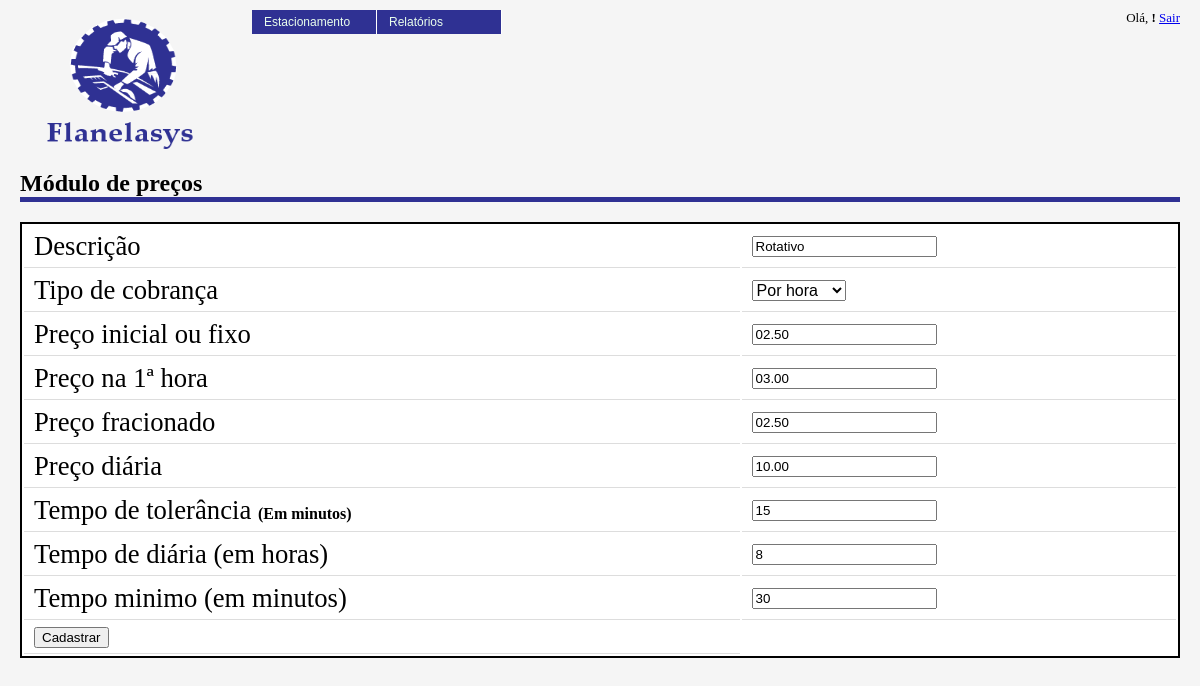
Page /admin/precos/editar_preco.php?cod_preco=1 on the earlier database version.
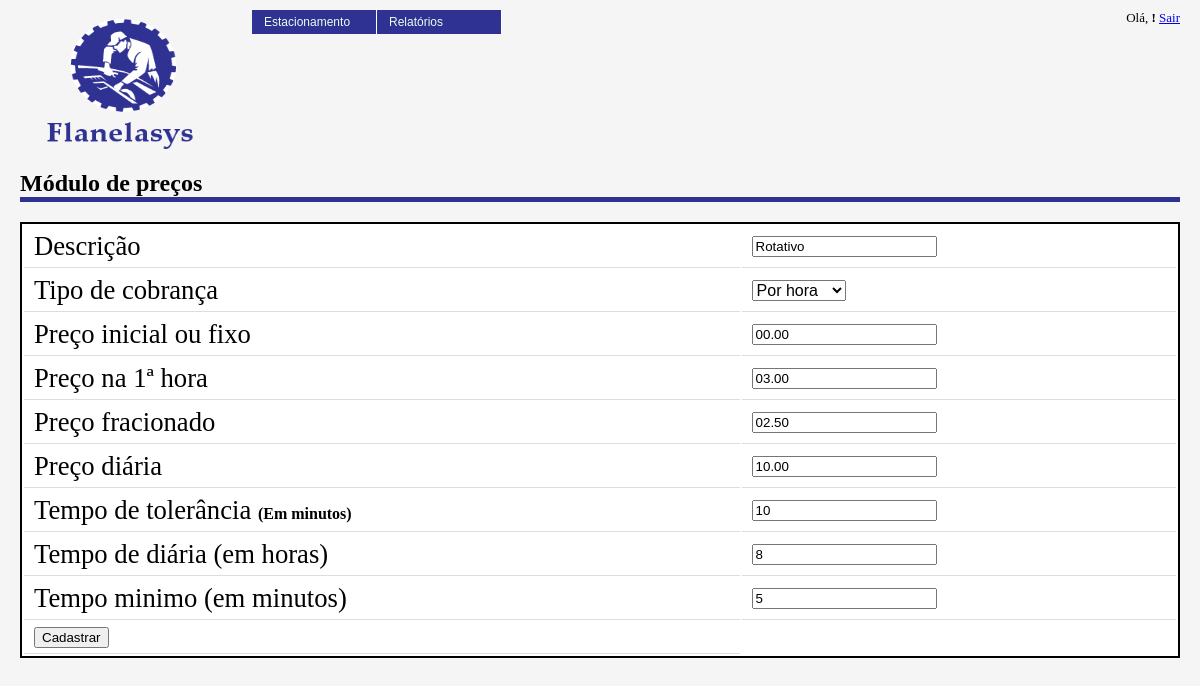
Same page on the later database version.
### tables this page shows
CREATE TABLE `fla_precos` (
  `cod_preco` int(10) unsigned NOT NULL AUTO_INCREMENT,
  `des_preco` varchar(50) NOT NULL,
  `val_minimo` decimal(5,2) NOT NULL,
  `tip_cobranca` char(1) NOT NULL,
  `val_hora` decimal(5,2) DEFAULT NULL,
  `val_fracao` decimal(5,2) DEFAULT NULL,
  `tem_tolerancia` int(2) NOT NULL DEFAULT '10',
  `val_diaria` decimal(5,2) DEFAULT NULL,
  `tem_diaria` int(2) DEFAULT '8',
  `tem_minimo` int(2) DEFAULT '30',
  PRIMARY KEY (`cod_preco`)
);

### classes/fla_precos.class.php (called while the page is built, shortened)
<?php
class fla_precos {
    private $cod_preco;
    public function get_cod_preco() {
        return $this->cod_preco;
    }
    public function set_cod_preco($cod_preco) {
        $this->cod_preco = $cod_preco;
    }
    function buscaPrecos($objPreco) {
        $objConexao = new fla_conexao();
        $where = "";
        if ($objPreco->get_cod_preco() != "") {
            $where = " WHERE cod_preco = " . $objPreco->get_cod_preco();
        }
        $SQL = "SELECT
                    cod_preco,
                    des_preco,
                    val_minimo,
					val_hora,
					val_fracao,
					val_diaria,
                    tip_cobranca,
					tem_tolerancia,
					tem_diaria,
					tem_minimo
                FROM
                    fla_precos "
                . $where . "
                ORDER BY
                    cod_preco";
        $rsPreco = $objConexao->query($SQL);
        $arrPrecos = array();
        $aux = 0;
        while ($preco = $rsPreco->fetch(PDO::FETCH_ASSOC)) {
            $arrPrecos[$aux]['cod_preco'] = $preco['cod_preco'];
            $arrPrecos[$aux]['des_preco'] = $preco['des_preco'];
            $arrPrecos[$aux]['val_minimo'] = $preco['val_minimo'];
            $arrPrecos[$aux]['val_hora'] = $preco['val_hora'];
            $arrPrecos[$aux]['val_fracao'] = $preco['val_fracao'];
            $arrPrecos[$aux]['val_diaria'] = $preco['val_diaria'];
            $arrPrecos[$aux]['tip_cobranca'] = $preco['tip_cobranca'];
            $arrPrecos[$aux]['tem_tolerancia'] = $preco['tem_tolerancia'];
            $arrPrecos[$aux]['tem_diaria'] = $preco['tem_diaria'];
            $arrPrecos[$aux]['tem_minimo'] = $preco['tem_minimo'];
            $aux++;
        }
        return $arrPrecos;
    }
}
?>

### admin/precos/editar_preco.php (the view, shortened to what the changed rows need)
<?php
include_once('../../includes/config.php');
include_once($path_classes . 'fla_precos.class.php');
$objPreco = new fla_precos();
if (!empty($_GET['cod_preco'])) {
    $cod_preco = $_GET['cod_preco'];
    $objPreco->set_cod_preco($cod_preco);
    $arrPrecos = $objPreco->buscaPrecos($objPreco);
}
?>
<html>
    <head>
		<link href="../../images/style.css" rel="stylesheet" type="text/css" />
    </head>
    <body>
        <div class="content">
            <div class="data">
                <h1> Módulo de preços </h1>
                <form method="POST" action="editar_preco.php">
                    <table>
                        <tr>
                            <td> <input type="text" name="des_preco" id="des_preco" value="<?php echo $arrPrecos[0]['des_preco']; ?>">  </td>
                        </tr>
                        <tr>
                            <td> <select id="tip_cobranca" name="tip_cobranca">
                                    <option value="H" <?php echo $arrPrecos[0]['tip_cobranca'] == "H" ? "selected" : ""; ?>> Por hora </option>
                                </select>
                            </td>
                        </tr>
                        <tr>
                            <td> <input type="text" name="val_minimo" id="val_minimo" value="<?php echo str_pad($arrPrecos[0]['val_minimo'], 5, "0", STR_PAD_LEFT); ?>"> </td>
                        </tr>
                        <tr>
                            <td> <input type="text" name="val_hora" id="val_hora" value="<?php echo str_pad($arrPrecos[0]['val_hora'], 5, "0", STR_PAD_LEFT); ?>"> </td>
                        </tr>
                        <tr>
                            <td> <input type="text" name="val_fracao" id="val_fracao" value="<?php echo str_pad($arrPrecos[0]['val_fracao'], 5, "0", STR_PAD_LEFT); ?>"> </td>
                        </tr>
                        <tr>
                            <td> <input type="text" name="val_diaria" id="val_diaria" value="<?php echo str_pad($arrPrecos[0]['val_diaria'], 5, "0", STR_PAD_LEFT); ?>"> </td>
                        </tr>
                        <tr>
                            <td> <input type="text" name="tem_tolerancia" id="tem_tolerancia" value="<?php echo $arrPrecos[0]['tem_tolerancia']; ?>"> </td>
                        </tr>
                        <tr>
                            <td> <input type="text" name="tem_diaria" id="tem_tolerancia" value="<?php echo $arrPrecos[0]['tem_diaria']; ?>"> </td>
                        </tr>
                        <tr>
                            <td> <input type="text" name="tem_minimo" id="tem_minimo" value="<?php echo $arrPrecos[0]['tem_minimo']; ?>"> </td>
                        </tr>
                    </table>
                </form>
            </div>
        </div>
    </body>
</html>

Differences in the rows shown:
changed fla_precos "Rotativo": val_minimo "02.50" → "00.00"; tem_tolerancia "15" → "10"; tem_minimo "30" → "5"
